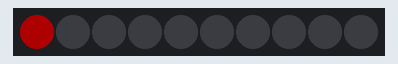
Bench run of a sketch on a simulated Arduino Uno, built with avr-gcc and run on an emulated ATmega328P. Shown: 10 RGB LEDs in strip order, left to right. Dim RGB values are drawn brighter than linear.

Above: at 0.25 s.
At 0.6 s:
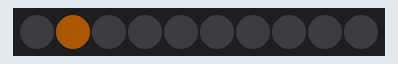
At 1.1 s:
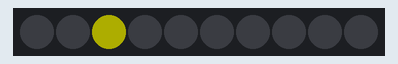
At 2.6 s:
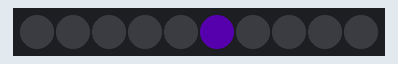
At 3.6 s:
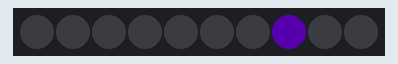
At 4.6 s:
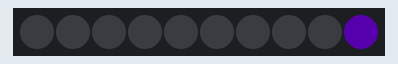

The sketch:

TapeAddressRGB_Millis.ino
```cpp
/*
TestTapeAddressRGB_Millis
Тест адресной светодиодной ленты WS2812b 5V без влияния на основной код.
Получим эффект "Бегущий огонь".
Схема: Din ленты - резистор 270 Ом - pin 8; GND и +5V для ленты берем с Arduino(Если включать по одному светодиоду ленты, то ленту можно питать напрямую от Arduino)
By LeoRodX, 2024
*/

#define LED_PIN 8 // пин управления лентой
#define LED_NUM 10 // количество адресуемых светодиодов
#include "FastLED.h"

long current_millis = 0;
long previous_millis = 0;
int delay_glow = 500;  // время свечения светодиода
int stage = 1;
int stage_cicle = 1;

CRGB leds[LED_NUM];
void setup() {
  FastLED.addLeds<WS2812, LED_PIN, GRB>(leds, LED_NUM);
  FastLED.setBrightness(50);
 }

void loop(){
  // поочередное вкючение первх трех светодиодов, цвета устанавливаем индивидуально
  if(stage == 1){
    leds[0].setRGB(255, 0, 0); // установим цвет первого светодиода
     FastLED.show(); // применим установку, включим первый светодиод
    stage = 2;
  }
  // отключим через 0, и включим второй
  current_millis = millis();    // сохраним текущее значение времени контроллера
  if(current_millis - previous_millis > delay_glow && stage == 2) { // если прошедшее время больше интервала
    previous_millis = current_millis;    // обновим время осчета интервала
    leds[0].setRGB(0, 0, 0); // выключение первого светодиод
    leds[1].setRGB(255, 128, 0); // установиваем цвет первого светодиода
    FastLED.show();
    stage = 3;
  }
  // Стоп через 0,5 сек
  if(current_millis - previous_millis > delay_glow && stage == 3) {
    previous_millis = current_millis;
    leds[1].setRGB(0, 0, 0);
    leds[2].setRGB(255, 255, 0);
    FastLED.show();
    stage = 4;
    stage_cicle = 2;
  }
  // оставшие семь зажигаем одним цветом в цикле
  if(stage == 4) {
      if(stage_cicle < 9 && current_millis - previous_millis > delay_glow) {
      stage_cicle = stage_cicle + 1;
      previous_millis = current_millis;
      leds[stage_cicle - 1].setRGB(0, 0, 0);
      leds[stage_cicle].setRGB(128, 0, 255);
      FastLED.show();
    }
    // возвращаемся к первым трем светодиодам
    if(stage_cicle == 9 && current_millis - previous_millis > delay_glow){
      previous_millis = current_millis;
      leds[stage_cicle].setRGB(0, 0, 0);
      FastLED.show();
      stage_cicle = 2;
      stage = 1;
    }
  }
}
```

Measured:
- by itself, everything shown: repeats every 5.0 s, in 11 steps
- what the display in image 1 shows lasts 0.5 s, from 0.5 s to 1.0 s
